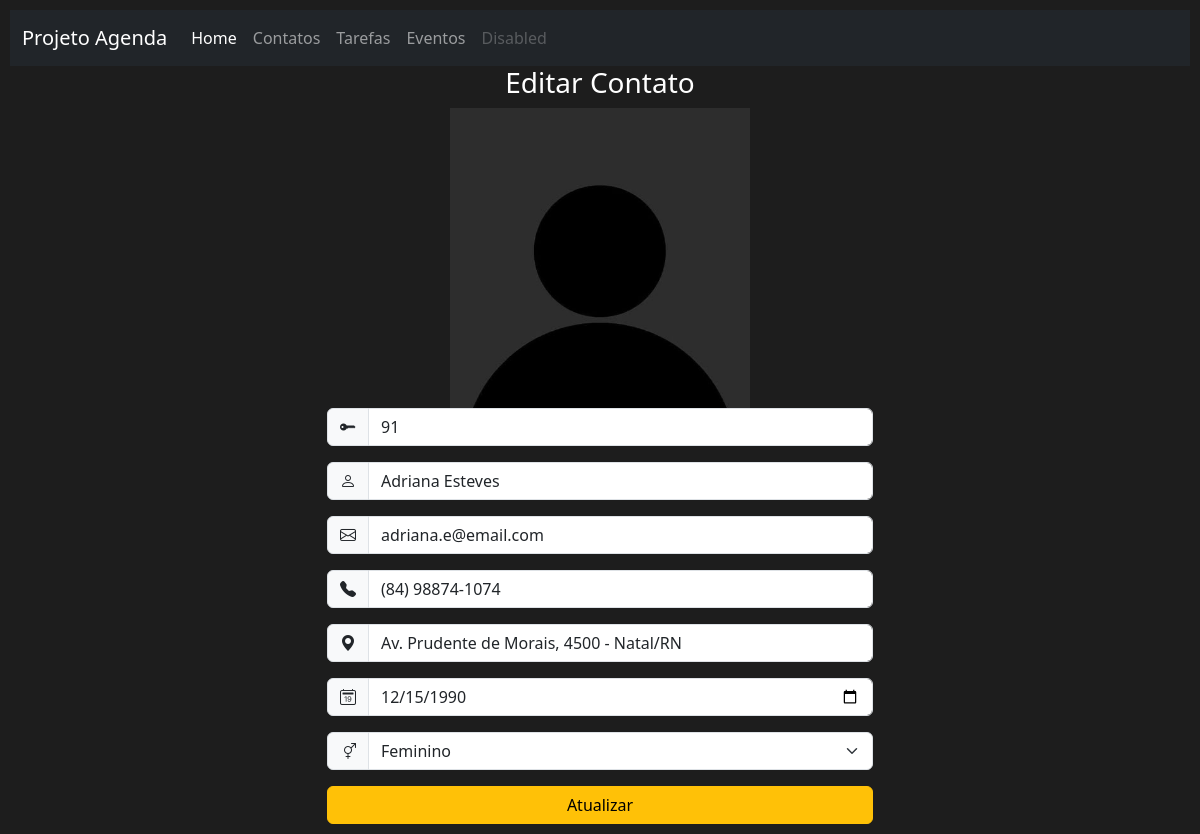
/index.php?menuop=editar-contato&idContato=91, run on the app's committed database.
### tables this page shows
CREATE TABLE `tbcontatos` (
  `idContato` int(11) NOT NULL,
  `nomeContato` varchar(200) NOT NULL,
  `emailContato` varchar(100) NOT NULL,
  `telefoneContato` varchar(50) NOT NULL,
  `enderecoContato` varchar(200) NOT NULL,
  `sexoContato` char(1) NOT NULL,
  `dataNascContato` date NOT NULL,
  `flagFavoritoContato` tinyint(1) NOT NULL,
  `nomeFotoContato` varchar(255) NOT NULL
);

### paginas/contatos/editar-contato.php (the view, shortened to what this page needs)
<?php
$idContato = $_GET["idContato"];
$sql = "SELECT * from tbContatos WHERE idContato = {$idContato}";
$rs = mysqli_query($conexao, $sql) or die("erro ao recuperar dados da consulta. " . mysqli_error($conexao));
$dados = mysqli_fetch_assoc($rs);
?>
<header>
    <h3> Editar Contato </h3>
</header>
<div>
    <?php
        $nomeFoto = $dados["nomeFotoContato"];
        if($dados["nomeFotoContato"] == ""|| !file_exists('./paginas/contatos/fotos-contatos/'. $dados["nomeFotoContato"])){
            $nomeFoto = "semFoto.jpg";
        } else {
            $nomeFoto = $dados["nomeFotoContato"];
        }
    ?>
    <img src="./paginas/contatos/fotos-contatos/<?=$nomeFoto?>" alt="Foto do Contato" width="300">
</div>
<div>
    <form action="index.php?menuop=atualizar-contato" method="post">
        <div class="container">
            <div class="row justify-content-center">
                <div class="col-md-6">
                    <div class="input-group mb-3">
                        <span class="input-group-text" id="basic-addon0"> <i class="bi bi-key-fill"></i> </span>
                        <input type="text" class="form-control" placeholder="ID" aria-label="ID" name="idContato" value="<?=$dados["idContato"]?>" readonly>
                    </div>
                    <div class="input-group mb-3">
                        <span class="input-group-text" id="basic-addon1"> <i class="bi bi-person"></i> </span>
                        <input type="text" class="form-control" placeholder="Nome" aria-label="Nome" name="nomeContato" value="<?=$dados["nomeContato"]?>">
                    </div>
                    <div class="input-group mb-3">
                        <span class="input-group-text" id="basic-addon2"> <i class="bi bi-envelope"></i> </span>
                        <input type="email" class="form-control" placeholder="E-mail" aria-label="Email" name="emailContato" value="<?=$dados["emailContato"]?>">
                    </div>
                    <div class="input-group mb-3">
                        <span class="input-group-text" id="basic-addon3"> <i class="bi bi-telephone-fill"></i> </span>
                        <input type="text" class="form-control" placeholder="Telefone" aria-label="Telefone" name="telefoneContato" value="<?=$dados["telefoneContato"]?>">
                    </div>
                    <div class="input-group mb-3">
                        <span class="input-group-text" id="basic-addon4"> <i class="bi bi-geo-alt-fill"></i> </span>
                        <input type="text" class="form-control" placeholder="Endereço" aria-label="Endereço" name="enderecoContato" value="<?=$dados["enderecoContato"]?>">
                    </div>
                    <div class="input-group mb-3">
                        <span class="input-group-text" id="basic-addon5"> <i class="bi bi-calendar2-date"></i> </span>
                        <input type="date" class="form-control" aria-label="Data de Nascimento" name="dataNascContato" id="dataNascContato" value="<?= !empty($dados['dataNascContato']) ? date('Y-m-d', strtotime(str_replace('/', '-', $dados['dataNascContato']))) : '' ?>">
                    </div>
                    <div class="input-group mb-3">
                        <span class="input-group-text" id="basic-addon6"> <i class="bi bi-gender-ambiguous"></i> </span>
                        <select class="form-select" name="sexoContato" aria-label="Gênero">
                            <option value="F" <?= ($dados['sexoContato'] == 'F' || $dados['sexoContato'] == 'Feminino') ? 'selected' : '' ?>>Feminino</option>
                        </select>
                    </div>
                    <div class="d-grid gap-2">
                        <input class="btn btn-warning" type="submit" value="Atualizar" name="btnAtualizar">
                    </div>
            </div>
        </div>
    </form>
</div>

### css/style.css (style rules this page uses)
body { background-color: rgb(29, 29, 29); color: white; text-align: center; padding: 10px; }

### data on the page
tbcontatos: idContato "91", nomeContato "Adriana Esteves", emailContato "adriana.e@email.com", telefoneContato "(84) 98874-1074", enderecoContato "Av. Prudente de Morais, 4500 - Natal/RN", dataNascContato "12/15/1990", sexoContato "Feminino"
